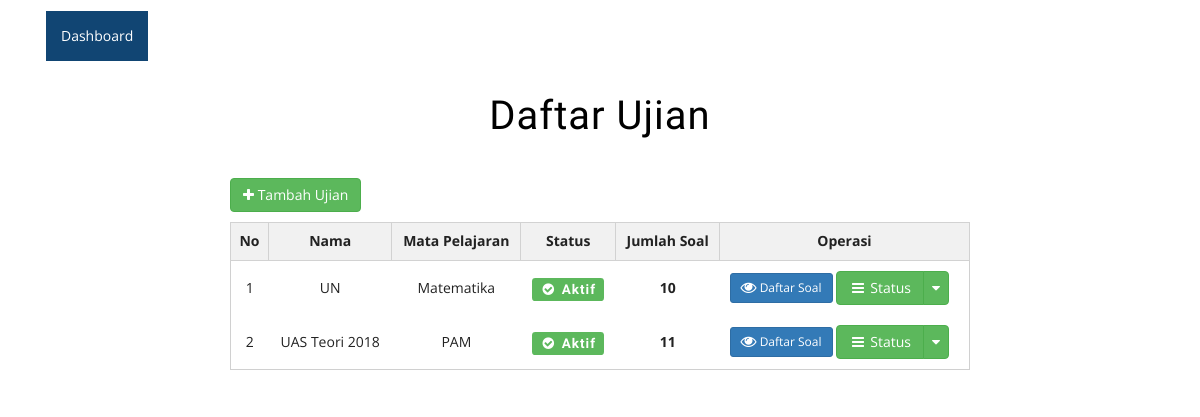
/daftarujian.php (signed in), run on an earlier commit of the app's database.
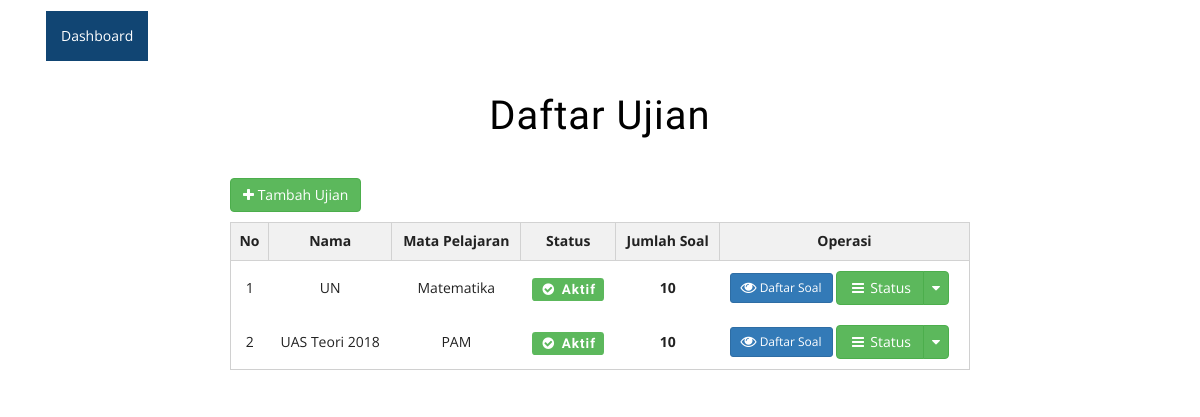
And on a later commit of the database.
### tables this page shows
CREATE TABLE IF NOT EXISTS `ujian` (
  `id_ujian` int(11) NOT NULL,
  `nama_ujian` varchar(300) NOT NULL,
  `id_mapel` int(11) NOT NULL,
  `status` int(11) NOT NULL,
  `total` int(11) NOT NULL
);

CREATE TABLE IF NOT EXISTS `mapel` (
  `id_mapel` int(11) NOT NULL,
  `nama` varchar(50) NOT NULL
);

### daftarujian.php (the view, shortened to what this page needs)
<?php
	include 'common/header.php';
	$query_ujian = mysql_query("SELECT * FROM ujian");
	$no = 1;
?>
<head>
</head>
<body>
<div class="check-out">
	<div class="container">
		<div class="spec" style="margin-left: 200px; margin-right: 200px;">
			<h3>Daftar Ujian</h3>
			<table style="margin-bottom: 10px;">
				<tr>
					<td>
						<a class="btn btn-success" href="pilihmapel.php?tipe=ujian"><i class="fa fa-plus fa-md"></i> Tambah Ujian</a>
					</td>
				</tr>
			</table>
			<table class="table">
				<tr>
					<th class="t-head" width="10"><center>No</center></th>
					<th class="t-head"><center>Nama</center></th>
					<th class="t-head"><center>Mata Pelajaran</center></th>
					<th class="t-head"><center>Status</center></th>
					<th class="t-head"><center>Jumlah Soal</center></th>
					<th class="t-head" width="250"><center>Operasi</center></th>
		  		</tr>
		  		<?php if (mysql_num_rows($query_ujian)==0) { ?>
		  		<tr><td colspan="6" class="t-data">Tidak ada Mapel.</td></tr>
		  		<?php }else{
				  		while ($detail = mysql_fetch_array($query_ujian,MYSQL_ASSOC) ) {
				  			$id_mapel = $detail['id_mapel'];
				  			$query_mapel 	= mysql_query("SELECT * FROM mapel WHERE id_mapel='$id_mapel'");
				  			$data_mapel		= mysql_fetch_array($query_mapel);
							$mapel 			= $data_mapel['nama'];
				  			?>
				  		<tr class="cross">
				  			<td class="t-data"><center><?php echo $no; $no++ ?></center></td>
					 		<td class="t-data"><center><?php echo($detail['nama_ujian']) ?></center></td>
					 		<td class="t-data"><center><?php echo($mapel) ?></center></td>
					 		<?php if ($detail['status']=='1') { ?>
					 			<td class="t-data"><h4><label class="label label-success"><i class="fa fa-check-circle fa-fw"></i> Aktif</label></h4></td>
					 		<?php }else{  ?>
					 			<td class="t-data"><h4><label class="label label-danger"><i class="fa fa-ban fa-fw"></i> Tidak Aktif</label></h4></td>
					 		<?php } ?>
					 		<td class="t-data"><center><b><?php echo($detail['total']) ?></b></center></td>
							<td class="t-data">
								<a class="btn btn-primary btn-sm" href="daftarsoal.php?mapel=<?php echo($detail['id_mapel']) ?>&id_ujian=<?php echo($detail['id_ujian']) ?>"><i class="fa fa-eye fa-lg"></i> Daftar Soal
								</a>
							<?php if ($_SESSION['role']=="admin") { ?>
								<div class="btn-group">
									<a class="btn btn-success" href="#"><i class="fa fa-navicon fa-fw"></i> Status</a>
									<a class="btn btn-success dropdown-toggle" data-toggle="dropdown" href="#">
								    	<span class="fa fa-caret-down" title="Toggle dropdown menu"></span>
								  	</a>
								</div>
							<?php } ?>
							</td>
				  		</tr>
		  		<?php }} ?>
			</table>
		 </div>
	</div>
</div>

What changed in the data, as far as the page shows it:
changed ujian "UAS Teori 2018": total "11" → "10"
